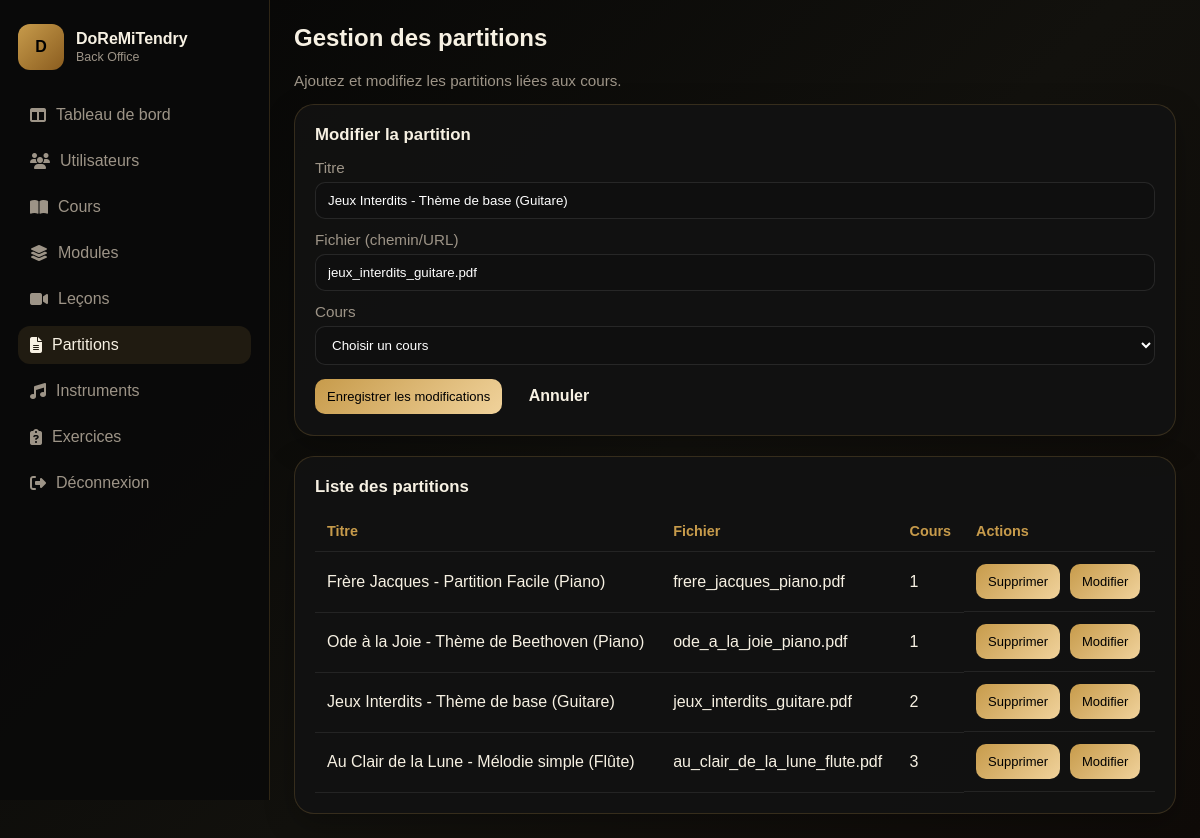
/admin/partitions.php?id=3 (signed in), run on the app's committed database.
### tables this page shows
CREATE TABLE IF NOT EXISTS partitions (
  id INT AUTO_INCREMENT PRIMARY KEY,
  titre VARCHAR(255) NOT NULL,
  fichier VARCHAR(255) DEFAULT NULL,
  cours_id INT NOT NULL,
  FOREIGN KEY (cours_id) REFERENCES cours(id)
);

### config/gestion/partition.php (called while the page is built, shortened)
<?php
class partition
{
    private PDO $db;
    public function __construct($db)
    {
        $this->db = $db;
    }
    public function getAll(): array
    {
        $sql = 'SELECT * FROM partitions';
        return $this->db->query($sql)->fetchAll(PDO::FETCH_ASSOC);
    }
    public function getById($id):?array
    {
        $sql = 'SELECT * FROM partitions WHERE id=?';
        $stmt = $this->db->prepare($sql);
        $stmt->execute([$id]);
        return $stmt->fetch(PDO::FETCH_ASSOC)?:null;
    }
}
?>

### admin/partitions.php (the view, shortened to what this page needs)
<?php
require_once __DIR__ . '/../config/db.php';
require_once __DIR__ . '/../config/gestion/partition.php';
$partModel = new partition($pdo);
$editPart = null;
if (isset($_GET['id']) && is_numeric($_GET['id'])) {
    $editPart = $partModel->getById((int)$_GET['id']);
}
$partitions = $partModel->getAll();
?>
<!DOCTYPE html>
<html lang="fr">
<head>
  <link rel="stylesheet" href="admin.css" />
  <link rel="stylesheet" href="https://cdnjs.cloudflare.com/ajax/libs/font-awesome/6.7.2/css/all.min.css" />
</head>
<body>
  <div class="app-shell">
    <aside class="sidebar">
      <div class="brand">
        <div class="brand-mark">D</div>
        <div>
          <h1>DoReMiTendry</h1>
          <p>Back Office</p>
        </div>
      </div>
      <nav>
        <a href="dashboard.php"><i class="fa-solid fa-table-columns"></i> Tableau de bord</a>
        <a href="users.php"><i class="fa-solid fa-users"></i> Utilisateurs</a>
        <a href="courses.php"><i class="fa-solid fa-book-open"></i> Cours</a>
        <a href="modules.php"><i class="fa-solid fa-layer-group"></i> Modules</a>
        <a href="lecons.php"><i class="fa-solid fa-video"></i> Leçons</a>
        <a href="partitions.php" class="active"><i class="fa-solid fa-file-lines"></i> Partitions</a>
        <a href="instruments.php"><i class="fa-solid fa-music"></i> Instruments</a>
        <a href="exercices.php"><i class="fa-solid fa-clipboard-question"></i> Exercices</a>
        <a href="logout.php"><i class="fa-solid fa-right-from-bracket"></i> Déconnexion</a>
      </nav>
    </aside>
    <main class="main">
      <h2 style="margin-top:0;">Gestion des partitions</h2>
      <p class="muted">Ajoutez et modifiez les partitions liées aux cours.</p>
      <section class="card" style="margin-bottom:20px;">
        <div class="section-title">
          <h3><?= $editPart ? 'Modifier la partition' : 'Ajouter une partition' ?></h3>
        </div>
        <form method="post">
          <div class="form-group">
            <label>Titre</label>
            <input type="text" name="titre" value="<?= htmlspecialchars($editPart['titre'] ?? '') ?>" required />
          </div>
          <div class="form-group">
            <label>Fichier (chemin/URL)</label>
            <input type="text" name="fichier" value="<?= htmlspecialchars($editPart['fichier'] ?? '') ?>" />
          </div>
          <div class="form-group">
            <label>Cours</label>
            <select name="cours_id" required>
              <option value="">Choisir un cours</option>
            </select>
          </div>
          <button class="btn btn-gold" type="submit">
            <?= $editPart ? 'Enregistrer les modifications' : 'Créer la partition' ?>
          </button>
          <?php if ($editPart): ?>
            <a href="partitions.php" class="btn" style="margin-left: 10px;">Annuler</a>
          <?php endif; ?>
        </form>
      </section>
      <section class="card">
        <div class="section-title">
          <h3>Liste des partitions</h3>
        </div>
        <table class="table">
          <thead>
            <tr>
              <th>Titre</th>
              <th>Fichier</th>
              <th>Cours</th>
              <th>Actions</th>
            </tr>
          </thead>
          <tbody>
            <?php foreach ($partitions as $p): ?>
              <tr>
                <td><?= htmlspecialchars($p['titre'] ?? '') ?></td>
                <td><?= htmlspecialchars($p['fichier'] ?? '') ?></td>
                <td><?= htmlspecialchars($p['cours_id'] ?? '') ?></td>
                <td class="action-btn">
                  <form method="POST" style="display:inline;">
                    <input type="submit" name="suppr" value="Supprimer" class="btn btn-gold" onclick="return confirm('Confirmer la suppression ?')">
                  </form>
                  <a href="partitions.php?id=<?= $p['id'] ?>" class="btn btn-gold">Modifier</a>
                </td>
              </tr>
            <?php endforeach; ?>
          </tbody>
        </table>
      </section>
    </main>
  </div>
</body>
</html>

### admin/admin.css (style rules this page uses)
:root { --bg: #060606; --panel: #121212; --panel-2: #171717; --text: #f7f1e3; --muted: #9d9487; --gold: #c79b4b; --gold-deep: #8b5d1f; --border: rgba(199, 155, 75, 0.2); }
* { box-sizing: border-box; }
body { margin: 0; font-family: 'Poppins', sans-serif; background: linear-gradient(135deg, #050505, #12110d 55%, #0f0b08); color: var(--text); }
a { text-decoration: none; color: inherit; }
.app-shell { display:flex; min-height:100vh; }
.sidebar { width: 270px; background: rgba(10,10,10,.96); border-right:1px solid var(--border); padding:24px 18px; display:flex; flex-direction:column; gap:20px; position:sticky; top:0; height:100vh; }
.brand { display:flex; align-items:center; gap:12px; }
.brand-mark { width:46px; height:46px; border-radius:12px; background:linear-gradient(135deg, var(--gold), var(--gold-deep)); color:#000; display:grid; place-items:center; font-weight:700; }
.brand h1 { font-size:1rem; margin:0; }
.brand p { margin:2px 0 0; color:var(--muted); font-size:.78rem; }
.sidebar nav { display:flex; flex-direction:column; gap:8px; margin-top:6px; }
.sidebar a { display:flex; align-items:center; gap:10px; padding:10px 12px; border-radius:12px; color:var(--muted); transition:.2s ease; }
.sidebar a:hover, .sidebar a.active { background:rgba(199,155,75,.12); color:var(--text); }
.main { flex:1; padding:24px; }
.hero, .card, .stat-card { background:rgba(18,18,18,.9); border:1px solid var(--border); border-radius:20px; box-shadow:0 10px 30px rgba(0,0,0,.25); }
.card { padding:20px; }
.section-title { display:flex; justify-content:space-between; align-items:center; margin-bottom:14px; }
.section-title h3 { margin:0; font-size:1.05rem; }
.table { width:100%; border-collapse:collapse; margin-top:12px; }
.table th, .table td { padding:12px; text-align:left; border-bottom:1px solid rgba(255,255,255,.08); }
.table th { color:var(--gold); font-size:.9rem; }
.form-group { display:flex; flex-direction:column; gap:6px; margin-bottom:12px; }
.form-group label { color:var(--muted); font-size:.95rem; }
.form-group input, .form-group select, .form-group textarea { padding:10px 12px; border-radius:10px; border:1px solid rgba(255,255,255,.1); background:#0f0f0f; color:#fff; }
.btn { display:inline-block; padding:10px 12px; border-radius:10px; border:none; cursor:pointer; font-weight:600; }
.btn-gold { background:linear-gradient(135deg, var(--gold), #f0d29b); color:#000; font-size: small; font-weight: 500; }
.muted { color:#9d9487; font-size:.95rem; }
.action-btn { display:flex; flex-direction:row; gap: 10px; }

### data on the page
partitions: titre "Jeux Interdits - Thème de base (Guitare)", fichier "jeux_interdits_guitare.pdf", cours "2"
partitions: titre "Frère Jacques - Partition Facile (Piano)", fichier "frere_jacques_piano.pdf", cours "1"
partitions: titre "Ode à la Joie - Thème de Beethoven (Piano)", fichier "ode_a_la_joie_piano.pdf", cours "1"
partitions: titre "Au Clair de la Lune - Mélodie simple (Flûte)", fichier "au_clair_de_la_lune_flute.pdf", cours "3"
